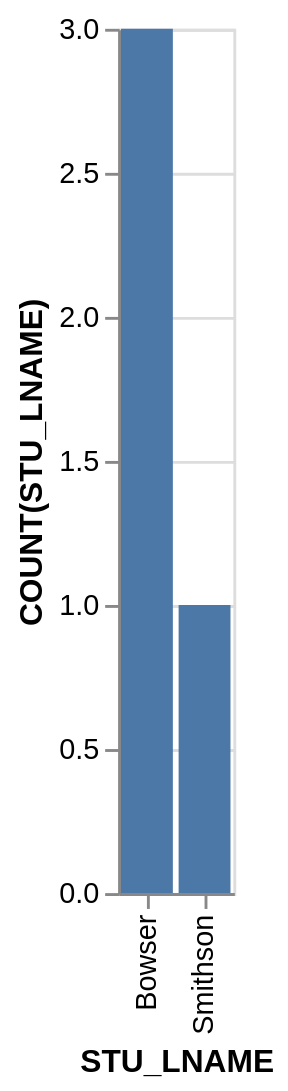

The specification (Vega-Lite) saved for this image:
### Vega-Lite specification from a JSON file in a GitHub repository (floating-point values rounded to 4 significant figures)
{"data": {"values": [{"x_data": "Bowser", "y_data": 3}, {"x_data": "Smithson", "y_data": 1}]}, "mark": "bar", "encoding": {"x": {"field": "x_data", "type": "nominal", "title": "STU_LNAME", "sort": "ascending"}, "y": {"field": "y_data", "type": "quantitative", "title": "COUNT(STU_LNAME)"}}}
